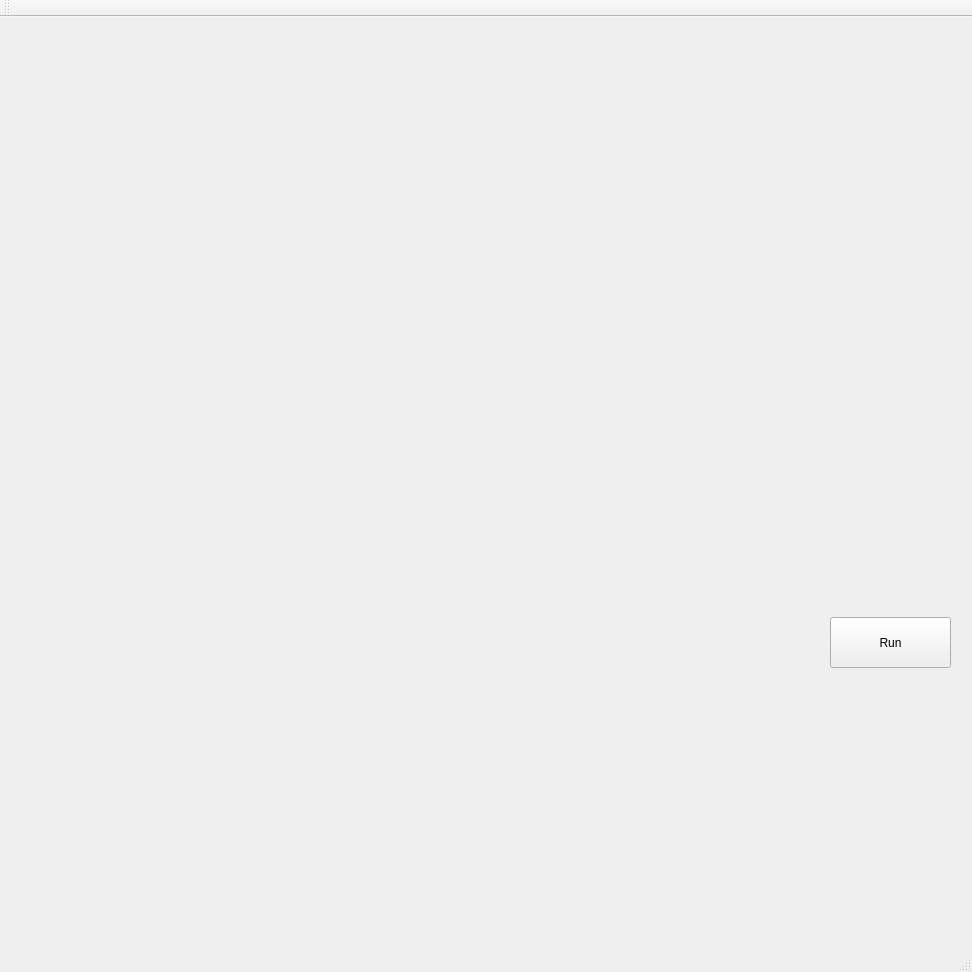
<?xml version="1.0" encoding="UTF-8"?>
<ui version="4.0">
 <class>MainWindow</class>
 <widget class="QMainWindow" name="MainWindow">
  <property name="geometry">
   <rect>
    <x>0</x>
    <y>0</y>
    <width>972</width>
    <height>972</height>
   </rect>
  </property>
  <property name="windowTitle">
   <string>MainWindow</string>
  </property>
  <widget class="QWidget" name="centralWidget">
   <widget class="QPushButton" name="pushButton">
    <property name="geometry">
     <rect>
      <x>830</x>
      <y>600</y>
      <width>121</width>
      <height>51</height>
     </rect>
    </property>
    <property name="text">
     <string>Run</string>
    </property>
   </widget>
   <widget class="QCustomPlot" name="widget_pos0" native="true">
    <property name="geometry">
     <rect>
      <x>10</x>
      <y>10</y>
      <width>311</width>
      <height>281</height>
     </rect>
    </property>
   </widget>
   <widget class="QCustomPlot" name="widget_vel0" native="true">
    <property name="geometry">
     <rect>
      <x>10</x>
      <y>300</y>
      <width>311</width>
      <height>291</height>
     </rect>
    </property>
   </widget>
   <widget class="QCustomPlot" name="widget_tor1" native="true">
    <property name="geometry">
     <rect>
      <x>10</x>
      <y>600</y>
      <width>401</width>
      <height>291</height>
     </rect>
    </property>
   </widget>
   <widget class="QCustomPlot" name="widget_pos1" native="true">
    <property name="geometry">
     <rect>
      <x>330</x>
      <y>10</y>
      <width>311</width>
      <height>281</height>
     </rect>
    </property>
   </widget>
   <widget class="QCustomPlot" name="widget_pos2" native="true">
    <property name="geometry">
     <rect>
      <x>650</x>
      <y>10</y>
      <width>311</width>
      <height>281</height>
     </rect>
    </property>
   </widget>
   <widget class="QCustomPlot" name="widget_vel1" native="true">
    <property name="geometry">
     <rect>
      <x>330</x>
      <y>300</y>
      <width>311</width>
      <height>291</height>
     </rect>
    </property>
   </widget>
   <widget class="QCustomPlot" name="widget_vel2" native="true">
    <property name="geometry">
     <rect>
      <x>650</x>
      <y>300</y>
      <width>311</width>
      <height>291</height>
     </rect>
    </property>
   </widget>
   <widget class="QCustomPlot" name="widget_tor2" native="true">
    <property name="geometry">
     <rect>
      <x>420</x>
      <y>600</y>
      <width>401</width>
      <height>291</height>
     </rect>
    </property>
   </widget>
  </widget>
  <widget class="QMenuBar" name="menuBar">
   <property name="geometry">
    <rect>
     <x>0</x>
     <y>0</y>
     <width>972</width>
     <height>22</height>
    </rect>
   </property>
  </widget>
  <widget class="QToolBar" name="mainToolBar">
   <attribute name="toolBarArea">
    <enum>TopToolBarArea</enum>
   </attribute>
   <attribute name="toolBarBreak">
    <bool>false</bool>
   </attribute>
  </widget>
  <widget class="QStatusBar" name="statusBar"/>
 </widget>
 <layoutdefault spacing="6" margin="11"/>
 <customwidgets>
  <customwidget>
   <class>QCustomPlot</class>
   <extends>QWidget</extends>
   <header>qcustomplot.h</header>
   <container>1</container>
  </customwidget>
 </customwidgets>
 <resources/>
 <connections/>
</ui>
